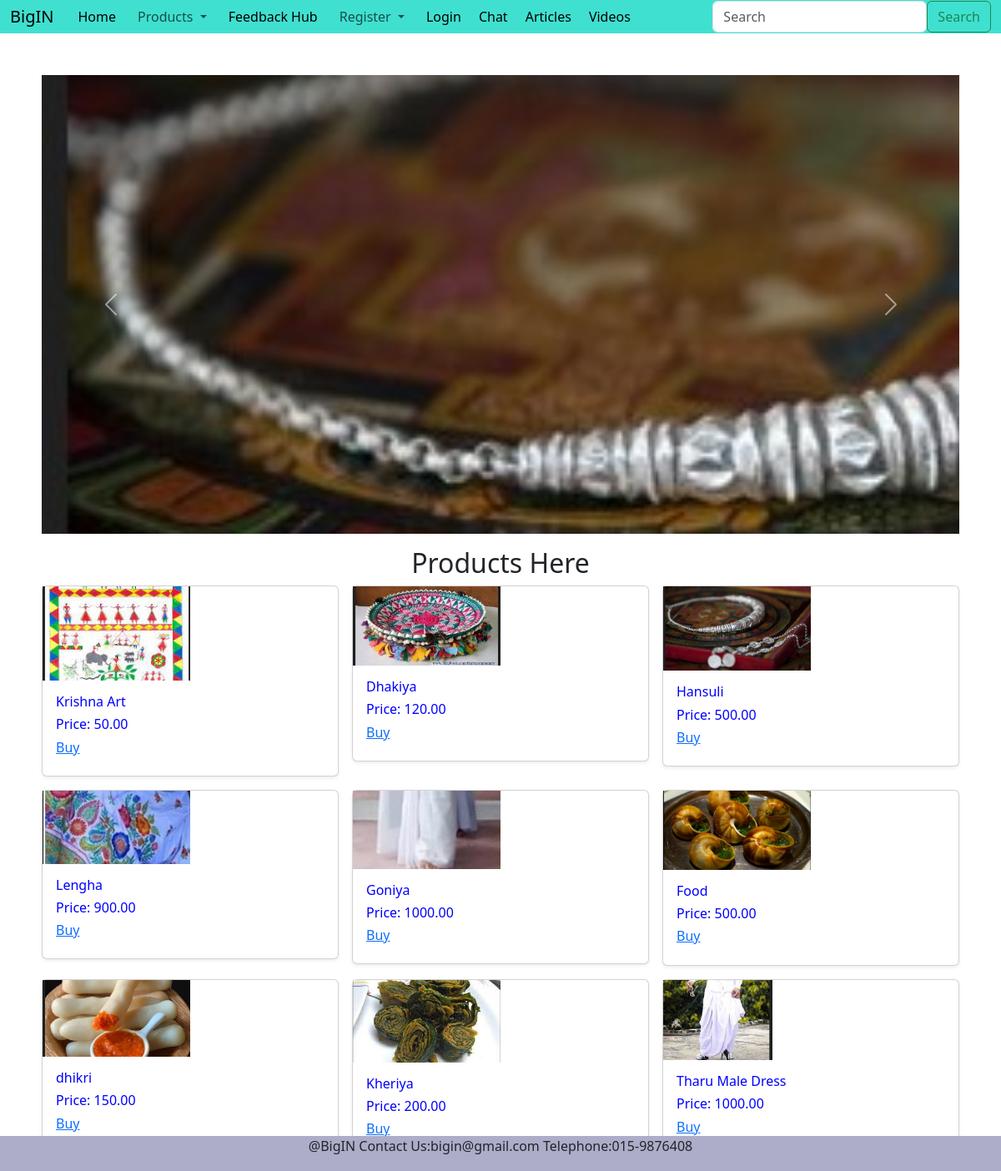
/home/, run on the app's committed database.
### Big_inApp/models.py (models this page shows, shortened)
class ProductSellEntry(models.Model):
    seller_profile = models.ForeignKey(SellerProfile, on_delete=models.CASCADE, related_name='products')
    first_name = models.CharField(max_length=100)
    last_name = models.CharField(max_length=100)
    email = models.EmailField()
    photo = models.ImageField(upload_to='product_owner_photos/')
    citizenship = models.CharField(max_length=100)
    product_name = models.CharField(max_length=200)
    product_image = models.ImageField(upload_to='product_images/')
    category = models.ForeignKey(ProductCategory, on_delete=models.CASCADE)
    offered_price = models.DecimalField(max_digits=10, decimal_places=2)
    description = models.TextField()
    status = models.IntegerField(choices=STATUS, default=0)
    created_at = models.DateTimeField(auto_now_add=True)
    updated_at = models.DateTimeField(auto_now=True)
    class Meta:
        ordering = ['-created_at']

### Big_inApp/views.py (the view)
# urls.py: 2. Add a URL to urlpatterns:  path('', views.home, name='home')
def home(request):
    queryset = ProductSellEntry.objects.filter(status=1).order_by('-created_at')
    ctx = {"product_list": queryset}
    return render(request, 'home.html', context=ctx)

### Big_inApp/context_processors.py (called while the page is built)
def categories(request):
    categories = ProductCategory.objects.all()
    return {'categories': categories}

### templates/home.html (shortened to what this page needs)
{% extends 'base.html' %}
{% block body %}
<div class="container custom-container" >
<div id="carouselExampleRide" class="carousel slide" data-bs-ride="true">
    <div class="carousel-inner">
      <div class="carousel-item active">
      <img src="/static/css/image/py.jpg" class="d-block w-100" alt="...">
        <div class="carousel-caption d-flex align-items-center justify-content-center">
        </div>
      </div>
    </div>
    <button class="carousel-control-prev" type="button" data-bs-target="#carouselExampleRide" data-bs-slide="prev">
      <span class="carousel-control-prev-icon" aria-hidden="true"></span>
    </button>
    <button class="carousel-control-next" type="button" data-bs-target="#carouselExampleRide" data-bs-slide="next">
      <span class="carousel-control-next-icon" aria-hidden="true"></span>
    </button>
  </div>
</div>
<div class="container5 my-3">
  <h2 id="products-heading">Products Here</h2>
    <div class="row row-cols-1 row-cols-sm-2 row-cols-md-3 g-3">
 {% if product_list.count < 1 %}
    <h1 style="text-align: center; font-size: 50px; color: Red;">There is not any Product
    {% else %}
     {% if request.user.is_authenticated %}
    {% for product in product_list %}
        <div class="col-md-4">
            <div class="container5 my-3">
                <div class="card shadow-sm">
                    <img src="{{ product.product_image.url }}" class="d-block w-25" alt="...">
                    <div class="card-body">
                        <p class="card-text">{{ product.product_name }}</p>
                        <div class="rating">
                        </div>
                        <p class="card-text">Price: {{ product.offered_price }}</p>
                        <p class="seller-profile">Seller: <a href=" {% url 'seller_profile' product.seller_profile.id %}">{{ product.first_name }} {{ product.last_name }}</a></p>
                        <p class="delivery-date">Select Delivery Day:
                            <select>
                                <option value="1">1 day</option>
                                <option value="3">3 days</option>
                                <option value="7">7 days</option>
                            </select>
                        </p>
                          <form action="{% url 'initiate' %}" method="POST">
                            {%csrf_token%}
                            <input type="hidden" name="purchase_order_id" value="{{product.id}}"  id="pid">
                            <input type="hidden" name="amount" value="{{ product.offered_price }}" id="amt">
                            <input type="submit" value="Pay With Khalti" name="" id="">
                            <input type="hidden" name="return_url" value="http://127.0.0.1:8000/verify">
                        </form>
                    </div>
                </div>
            </div>
        </div>
    {% endfor %}
         {% else %}
         {% for product in product_list %}
    <div class="col">
      <div class="card shadow-sm">
        <img src="{{ product.product_image.url }}" class="d-block w-50" alt="..." >
        <div class="card-body">
           <h6 class="card-text custom-text">{{ product.product_name }}</h6>
           <h6 class="card-text custom-text">Price: {{ product.offered_price }}</h6>
          <a href="{% url 'buyer_registration' %}"><h6>Buy</h6></a>
        </div>
      </div>
    </div>
         {% endfor %}
    {% endif %}
    {% endif %}
  </div>
   {%endblock body %}

### templates/base.html (style rules this page uses)
body { font-family: Arial, sans-serif; background-color:teal; }

### data on the page
ProductSellEntry: product_image (picture), product_name "Krishna Art", offered_price "50.00"
ProductSellEntry: product_image (picture), product_name "Dhakiya", offered_price "120.00"
ProductSellEntry: product_image (picture), product_name "Hansuli", offered_price "500.00"
ProductSellEntry: product_image (picture), product_name "Lengha", offered_price "900.00"
ProductSellEntry: product_image (picture), product_name "Goniya", offered_price "1000.00"
ProductSellEntry: product_image (picture), product_name "Food", offered_price "500.00"
ProductSellEntry: product_image (picture), product_name "dhikri", offered_price "150.00"
ProductSellEntry: product_image (picture), product_name "Kheriya", offered_price "200.00"
ProductSellEntry: product_image (picture), product_name "Tharu Male Dress", offered_price "1000.00"
